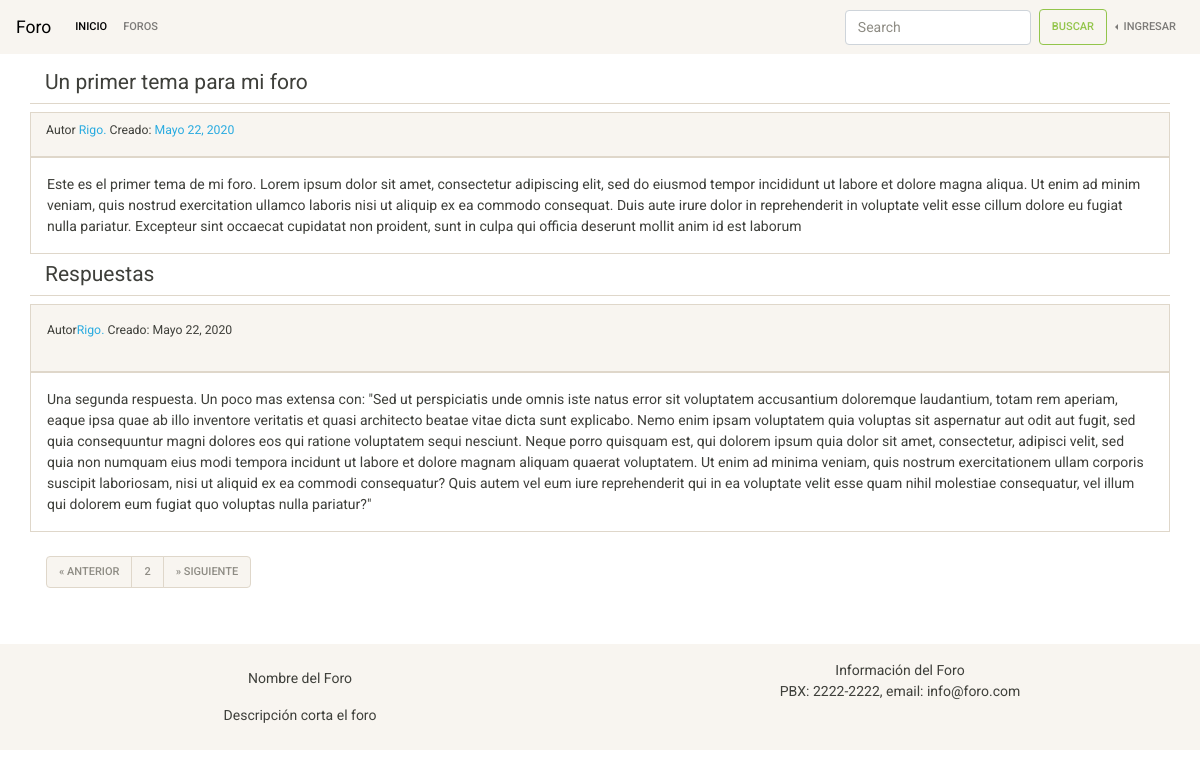
Screenshot of /forum/subjects/un-primer-tema-para-mi-foro/?page=2 with the database file from the repository.
### apps/forum/models.py (models this page shows, shortened)
class Subject(models.Model):
    author = models.ForeignKey(settings.AUTH_USER_MODEL, on_delete=models.CASCADE,)
    title = title = models.CharField(_("Title"), max_length=150)
    publish_date = models.DateTimeField(_("Date of publication"), auto_now_add=True)
    text = models.TextField(_("Text"),)
    forum = models.ForeignKey(Forum, on_delete=models.CASCADE)
    slug = models.SlugField(max_length=50, unique=True)

class Comments(models.Model):
    author = models.ForeignKey(settings.AUTH_USER_MODEL, on_delete=models.CASCADE)
    Subject = models.ForeignKey(Subject, on_delete=models.CASCADE)
    publish_date = models.DateTimeField(_("Date of publication"), auto_now_add=True)
    text = models.TextField(_("Text"),)

### accounts/models.py (models this page shows)
class User(AbstractUser):
    is_moderator = models.BooleanField(_("moderator"), default=False)
    age = models.IntegerField(verbose_name=_("edad"), blank=False, null=False)

### apps/forum/views.py (the view)
# urls.py: path('subjects/<slug:slug>/', subject_details, name='subject_detail'),
def subject_details(request, slug):
    subject = Subject.objects.get(slug=slug)
    answers_list = subject.comments_set.all()
    paginator = Paginator(answers_list, 1)
    page = request.GET.get("page", 1)
    answers = paginator.get_page(page)
    context = {"subject": subject, "answers": answers}
    return render(request, "forum/subject.html", context)

### apps/forum/templates/forum/subject.html (shortened to what this page needs)
{% extends 'base.html' %}
{% load i18n %}
{% block content%}
<div class="container">
  <div class="row">
    <div class="col-12 mt-3 mb-2 border-bottom">
      <h4>{{ subject.title }}</h4>
    </div>
    <div class="col-12 bg-light border">
      <p class="small pt-2">{% trans 'Author: ' %} <span class="text-info">{{ subject.author }}.</span>  {% trans 'Created:' %} <span class="text-info">{{ subject.publish_date|date}}</span> </span></p>
    </div>
    <div class="col-12 p-3 border">{{ subject.text }}</div>
  </div>
  <div class="row">
    <div class="col-12 mt-2 border-bottom">
      <h4>{% trans 'Answers' %}</h4>
    </div>
  </div>
  <div class="row">
    {% for comment in  answers %}
    <div class="col-12 bg-light mt-2 p-3 border">
      <p class="small">{% trans 'Author: ' %}<span class="text-info">{{ comment.author }}.</span> {% trans 'Created' %}: <span>{{ comment.publish_date|date }}</span></p>
    </div>
    <div class="col-12 p-3 border">{{ comment.text }}</div>
    {% endfor %}
  </div>
  <div class="row">
    <div class="col-12 mt-2 p-3">
      {% if answers.has_other_pages %}
      <ul class="pagination">
        {% if answers.has_previous %}
        <li class="page-item disable"><a class="page-link" href="?page={{ answers.previous_page_number }}">&laquo; {% trans 'Previous' %}</a></li>
        {% endif %}
        <li class="page-item disable"><a class="page-link" href="?page={{ answers.number }}">{{ answers.number }}</a></li>
        {% if answers.has_next %}
        <li class="page-item disable"><a class="page-link" href="?page={{ answers.next_page_number }}">&raquo; {% trans 'Next' %}</a></li>
        {% endif %}
      </ul>
      {% endif %}
    </div>
  </div>
</div>
{% endblock content %}

### rows the page displays
Subject: title "Un primer tema para mi foro", author "Rigo", publish_date "Mayo 22, 2020", text "Este es el primer tema de mi foro. Lorem ipsum dolor sit amet, consectetur adipiscing elit, sed do eiusmod tempor incididunt ut labore et dolore magna aliqua. Ut enim ad minim veniam, quis nostrud exercitation ullamco laboris nisi ut aliquip ex ea commodo consequat. Duis aute irure dolor in reprehenderit in voluptate velit esse cillum dolore eu fugiat nulla pariatur. Excepteur sint occaecat cupidatat non proident, sunt in culpa qui officia deserunt mollit anim id est laborum"
Comments: author "Rigo", publish_date "Mayo 22, 2020", text "Una segunda respuesta. Un poco mas extensa con: \"Sed ut perspiciatis unde omnis iste natus error sit voluptatem accusantium doloremque laudantium, totam rem aperiam, eaque ipsa quae ab illo inventore veritatis et quasi architecto beatae vitae dicta sunt explicabo. Nemo enim ipsam voluptatem quia voluptas sit aspernatur aut odit aut fugit, sed quia consequuntur magni dolores eos qui ratione voluptatem sequi nesciunt. Neque porro quisquam est, qui dolorem ipsum quia dolor sit amet, consectetur, adipisci velit, sed quia non numquam eius modi tempora incidunt ut labore et dolore magnam aliquam quaerat voluptatem. Ut enim ad minima veniam, quis nostrum exercitationem ullam corporis suscipit…"

### other values shown
{{ answers.number }} "2"
